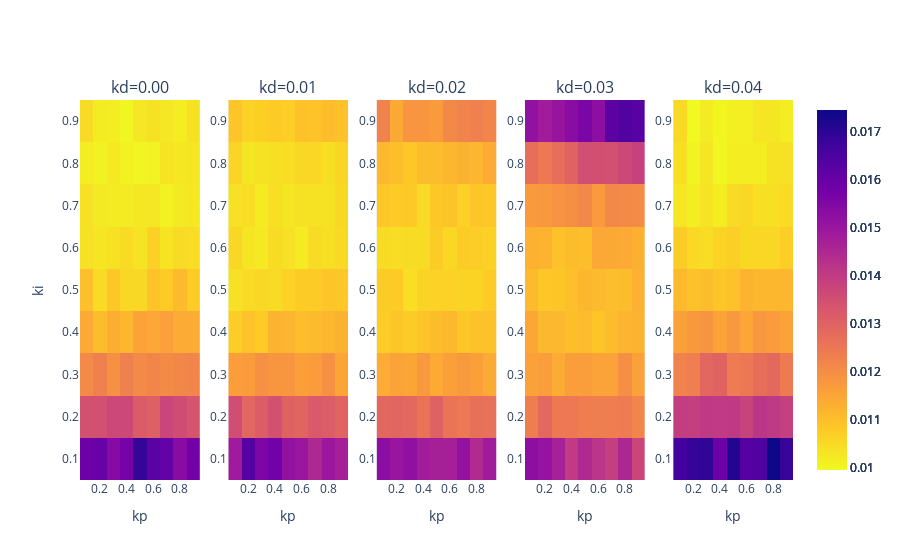

Notebook code for this chart:
### Code cell
fig = sp.make_subplots(rows=1, cols=len(kds), subplot_titles=(["kd={i:.2f}".format(i=i) for i in kds]))
for i in range(5):
    fig.add_trace(go.Heatmap(z=res[:, :, i], x=kps, y=kis, reversescale=True, zmin=np.min(res, axis=(0, 1, 2)), zmax=np.max(res, axis=(0, 1, 2))), row=1, col=i+1)

fig.update_xaxes(title_text='kp',)
fig.update_yaxes(title_text='ki', row=1, col=1)
